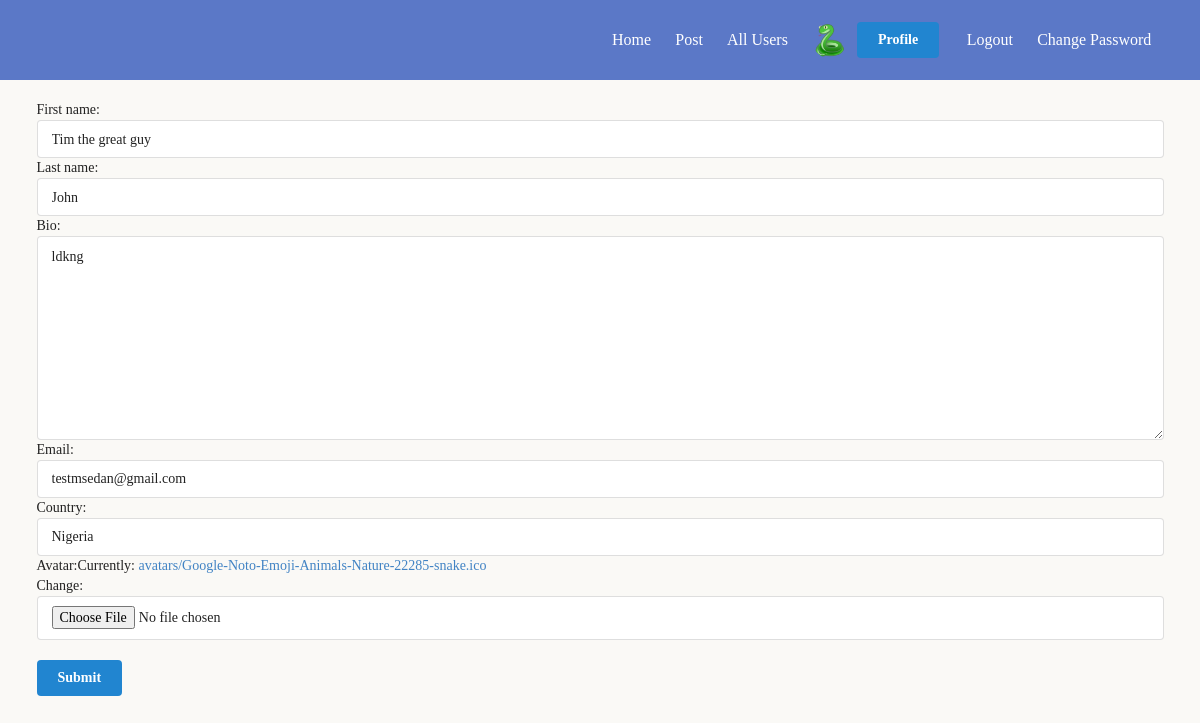
The page /profile/edit-profile/ (signed in) on the database its author committed.
### profiles/models.py (models this page shows, shortened)
class Profile(models.Model):
    first_name = models.CharField(max_length=200, blank=True)
    last_name = models.CharField(max_length=200, blank=True)
    user = models.OneToOneField(User, on_delete=models.CASCADE)
    bio = models.TextField(default="no bio...", max_length=300,blank=True)
    email = models.EmailField(max_length=200, blank=True)
    country = models.CharField(max_length=200, blank=True)
    avatar = models.ImageField(default='avatar.png', upload_to='avatars/')
    followers = models.ManyToManyField(User, blank=True, related_name='followers')
    following = models.ManyToManyField(User, blank=True, related_name='following')
    slug = AutoSlugField(populate_from='user')
    updated = models.DateTimeField(auto_now=True)
    created = models.DateTimeField(auto_now_add=True)
    def get_avatar_url(self):
        try:
            url =self.avatar.url
        except:
            url=''
        return url

### profiles/views.py (the view)
# urls.py: path('edit-profile/',EditProfileView,name='edit-profile'),
@login_required
def EditProfileView(request):
    profile = Profile.objects.get(user=request.user)
    form = ProfileForm(instance=profile)
    if request.method == 'POST':
        form = ProfileForm(request.POST or None,request.FILES or None,instance=profile)
        if form.is_valid():
            form.save()
            return redirect('profiles:profile-view')
    return render(request,'profiles/edit-profile.html',{"form":form,'profile':profile})

### profiles/forms.py
class ProfileForm(ModelForm):
    class Meta:
        model = Profile
        fields = ('first_name','last_name','bio','email','country','avatar',)

### profiles/context_processor.py (called while the page is built)
def profile_pic(request):
    if request.user.is_authenticated:
        profile_obj = Profile.objects.get(user=request.user)
        pic = profile_obj.get_avatar_url
        return {'picture':pic,'user_id':request.user.id}
    return {}

### templates/profiles/edit-profile.html (shortened to what this page needs)
 {% extends 'base.html' %}
 {% load static %}
 {% block content %}
  {% if request.user == profile.user %}
    <form class="ui form" enctype="multipart/form-data" action="{% url 'profiles:edit-profile' %}" method="POST">
        {{form}}
  <button class="ui primary button" type="submit" style="margin-top: 20px !important;margin-bottom:20px !important;">Submit</button>
</form>
{% else %}
<h3>Sorry you cannot edit this profile</h3>
{% endif %}
 {% endblock content%}

### templates/navbar.html (shortened to what this page needs)
{% load static %}
{% block mycss %}
    <link rel="stylesheet" href="{% static 'css/nav.css' %}">
{% endblock mycss %}
    <nav style="margin-bottom: 20px !important" >
        <header class="ui container " style="height:100% !important;">
              <ul class="nav-links">
                <li><a href="{% url 'posts:home' %}">Home</a></li>
                <li><a href="{% url 'posts:post-view' %}">Post </a></li>
                <li><a href="{% url 'profiles:all-profiles' %}">All Users</a></li>
                <li class="" style="display: flex !important; align-items:center; ">
                    <div><img class="ui mini circular image" src="{{picture}}"></div>
                    <div style="margin-left:10px !important;">
                        <form action="{% url 'profiles:profile-view' %}" method="GET">
                            <button class="ui primary button" type="submit">Profile</button>
                        </form>
                    </div>
                </li>
                {% if request.user.is_authenticated %}
                <li><a href="{% url 'logout' %}">Logout</a></li>
                <li><a href="{% url 'users:password-reset' %}"> Change Password</a></li>
                {% endif %}
              </ul>
        </header>
    </nav>

### static/css/style.css (style rules this page uses)
* { font-family: 'Poppins' !important; }
body { background-color: #FAF9F6 !important; }

### static/css/nav.css (style rules this page uses)
* { margin: 0; padding: 0; box-sizing: border-box; }
body { font-family: sans-serif; }
nav { height: 10vh; background: #5b78c7; }
.nav-links { display: flex; list-style: none; width: 50%; height: 100%; justify-content: space-around; align-items: center; margin-left: auto; }
.nav-links li a { color: white; text-decoration: none; font-size: 16px; }

### rows shown on the page
Profile: avatar (picture), first_name "Tim the great guy", last_name "John", bio "ldkng", email "testmsedan@gmail.com", country "Nigeria"
